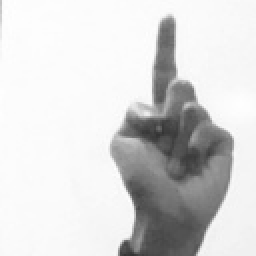
#> input picture N_Data/Test/1/11.jpg, 128 x 128 px (shown 2 times larger); its folder holds only this picture in this run
$ python preproc.py
#> lines starting #> are read from the running program, lines starting #| are printed output that depends on the picture
import cv2, numpy as np, os, random
i = 0
img2 = np.zeros((128,128),np.float32)
clahe = cv2.createCLAHE(clipLimit=2.0, tileGridSize=(20,20))
for dirname, dirnames, filenames in os.walk('1/'):
    for filename in filenames:
        img = cv2.imread(os.path.join(dirname,filename),0)
#> img is the input picture: shape (128, 128); min 50, max 255, mean 214.7
        i += 1
        rows,cols = img.shape
#> rows = 128; cols = 128
        for j in range(100):
            M = np.float32([[1,0,i+1],[0,1,random.randint(1,j+1)]])
            cl1 = clahe.apply(img)
            cl1 = clahe.apply(cl1)
            dst = cv2.warpAffine(cl1,M,(cols,rows))
##            cv2.imshow('win1',img)
##            cv2.imshow('win',img2)
            img2 += dst
#> this loop made 100 passes
#> pass 1, `cl1 = clahe.apply(img)`:
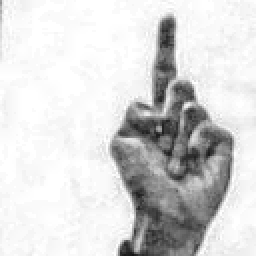
#> cl1: shape (128, 128) (shown 2 times larger); min 19, max 255, mean 214.5
#> pass 1, `cl1 = clahe.apply(cl1)`:
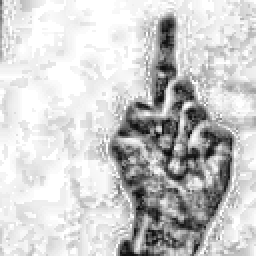
#> cl1: shape (128, 128) (shown 2 times larger); min 9, max 255, mean 203.2
#> pass 1, `dst = cv2.warpAffine(cl1,M,(cols,rows))`:
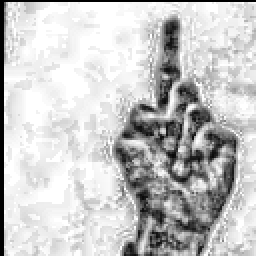
#> dst: shape (128, 128) (shown 2 times larger); min 0, max 255, mean 198.3
#> after the loop:
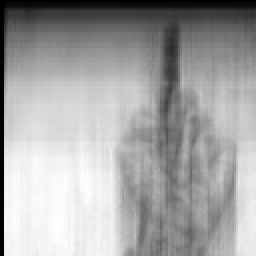
#> img2: shape (128, 128) float32 (shown 2 times larger); min 0, max 24828, mean 15951.4; drawn with min black and max white
            #cv2.waitKey(1)


img2 //= i*100
cv2.imwrite('test.jpg',img2)

$ run again, on N_Data/Test/1/21.jpg
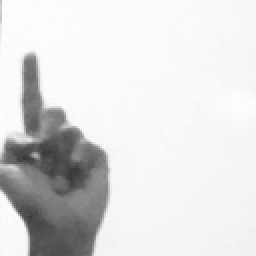
#> input picture N_Data/Test/1/21.jpg, 128 x 128 px (shown 2 times larger)
#> img is the input picture: shape (128, 128); min 55, max 255, mean 221.1
#> the loop `for j in range(100):` made 100 passes
#> pass 1, `dst = cv2.warpAffine(cl1,M,(cols,rows))`:
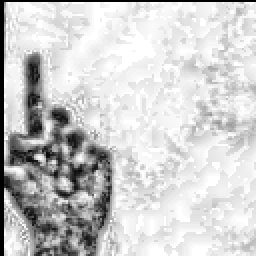
#> dst: shape (128, 128) (shown 2 times larger); min 0, max 255, mean 204.5
#> after the loop `for j in range(100):`:
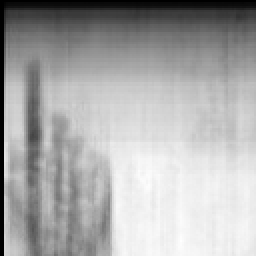
#> img2: shape (128, 128) float32 (shown 2 times larger); min 0, max 24694, mean 16470.1; drawn with min black and max white

$ run again, on N_Data/Test/1/3.jpg
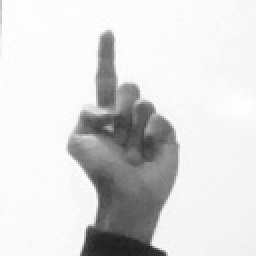
#> input picture N_Data/Test/1/3.jpg, 128 x 128 px (shown 2 times larger)
#> img is the input picture: shape (128, 128); min 30, max 255, mean 218.3
#> the loop `for j in range(100):` made 100 passes
#> pass 1, `dst = cv2.warpAffine(cl1,M,(cols,rows))`:
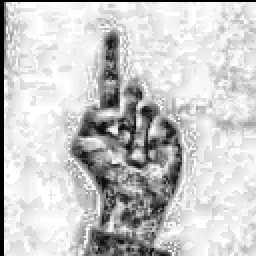
#> dst: shape (128, 128) (shown 2 times larger); min 0, max 255, mean 200.5
#> after the loop `for j in range(100):`:
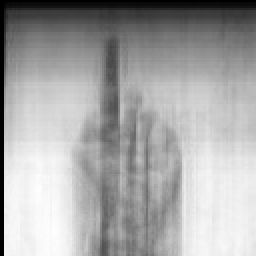
#> img2: shape (128, 128) float32 (shown 2 times larger); min 0, max 24706, mean 16098.9; drawn with min black and max white

$ run again, on N_Data/Test/1/32.jpg
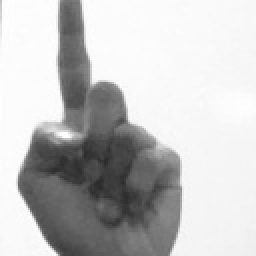
#> input picture N_Data/Test/1/32.jpg, 128 x 128 px (shown 2 times larger)
#> img is the input picture: shape (128, 128); min 43, max 255, mean 194.6
#> the loop `for j in range(100):` made 100 passes
#> pass 1, `dst = cv2.warpAffine(cl1,M,(cols,rows))`:
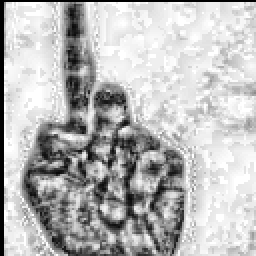
#> dst: shape (128, 128) (shown 2 times larger); min 0, max 255, mean 185.4
#> after the loop `for j in range(100):`:
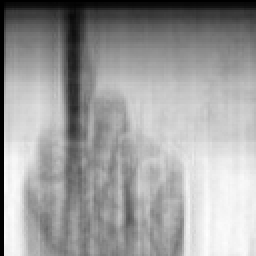
#> img2: shape (128, 128) float32 (shown 2 times larger); min 0, max 24398, mean 15077.7; drawn with min black and max white
